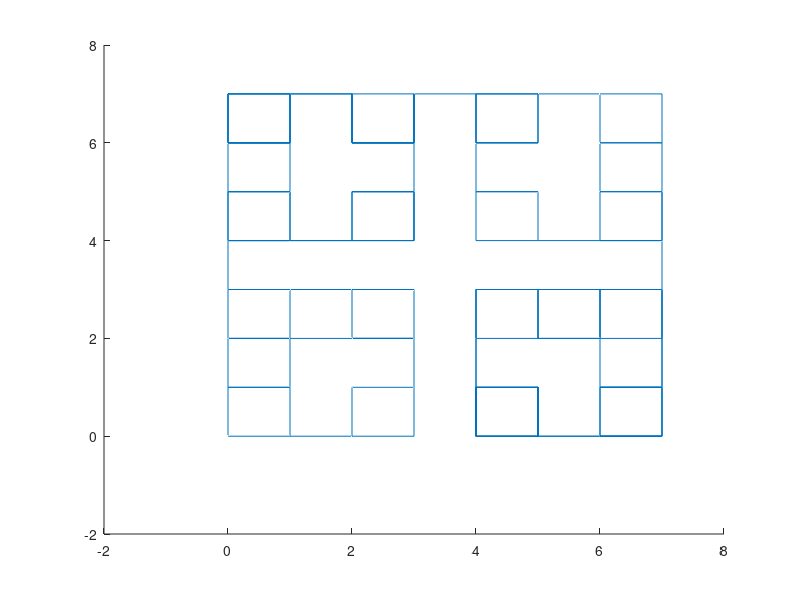

Recreate this plot in MATLAB.
clear all
clc

% DO NOT CHANGE THIS VALUES
a = 90.0;
xT = 0;
yT = 0;
zT = 0;
hT = [1 0 0];
lT = [0 1 0];
uT = [0 0 1];
a = a/180*pi ; % deg -> rad
length_F = 1;

% THESE MATRICES MUSTN'T BE CHANGED AS WELL
% rotation matrix R_U(a) 
Rum = [ cos(a)   sin(a)  0; ...
        -sin(a)  cos(a)  0; ...
        0        0       1];
       
Rup = [ cos(-a)   sin(-a)  0; ...
        -sin(-a)  cos(-a)  0; ...
        0         0        1];
       
% rotation matrix R_L(a) 
Rlp = [ cos(a)  0  -sin(a); ...
        0       1  0; ...
        sin(a)  0  cos(a)];
 
Rlm = [ cos(-a)  0  -sin(-a); ...
        0        1  0; ...
        sin(-a)  0  cos(-a)];
 
% rotation matrix R_H(-a)
Rhp = [ 1  0       0; ...   
        0  cos(a)  -sin(a); ...
        0  sin(a)  cos(a)];

Rhm = [ 1  0        0; ...   
        0  cos(-a)  -sin(-a); ...
        0  sin(-a)  cos(-a)];

% rotation matrix R_H(180)
Rbk = [ -1  0   0; ...
        0   -1  0; ...
        0   0   1];

%axiom = '^\F^\F-F^//F&F+//F-F/-/';
axiom = '^\^\^\XF^\XFX-F^//XFX&F+//XFX-F/X-/F^\^\XF^\XFX-F^//XFX&F+//XFX-F/X-/F^\XF^\XFX-F^//XFX&F+//XFX-F/X-/-F^//^\XF^\XFX-F^//XFX&F+//XFX-F/X-/F^\XF^\XFX-F^//XFX&F+//XFX-F/X-/&F+//^\XF^\XFX-F^//XFX&F+//XFX-F/X-/F^\XF^\XFX-F^//XFX&F+//XFX-F/X-/-F/^\XF^\XFX-F^//XFX&F+//XFX-F/X-/-/F^\^\^\XF^\XFX-F^//XFX&F+//XFX-F/X-/F^\^\XF^\XFX-F^//XFX&F+//XFX-F/X-/F^\XF^\XFX-F^//XFX&F+//XFX-F/X-/-F^//^\XF^\XFX-F^//XFX&F+//XFX-F/X-/F^\XF^\XFX-F^//XFX&F+//XFX-F/X-/&F+//^\XF^\XFX-F^//XFX&F+//XFX-F/X-/F^\XF^\XFX-F^//XFX&F+//XFX-F/X-/-F/^\XF^\XFX-F^//XFX&F+//XFX-F/X-/-/F^\^\XF^\XFX-F^//XFX&F+//XFX-F/X-/F^\^\XF^\XFX-F^//XFX&F+//XFX-F/X-/F^\XF^\XFX-F^//XFX&F+//XFX-F/X-/-F^//^\XF^\XFX-F^//XFX&F+//XFX-F/X-/F^\XF^\XFX-F^//XFX&F+//XFX-F/X-/&F+//^\XF^\XFX-F^//XFX&F+//XFX-F/X-/F^\XF^\XFX-F^//XFX&F+//XFX-F/X-/-F/^\XF^\XFX-F^//XFX&F+//XFX-F/X-/-/-F^//^\^\XF^\XFX-F^//XFX&F+//XFX-F/X-/F^\^\XF^\XFX-F^//XFX&F+//XFX-F/X-/F^\XF^\XFX-F^//XFX&F+//XFX-F/X-/-F^//^\XF^\XFX-F^//XFX&F+//XFX-F/X-/F^\XF^\XFX-F^//XFX&F+//XFX-F/X-/&F+//^\XF^\XFX-F^//XFX&F+//XFX-F/X-/F^\XF^\XFX-F^//XFX&F+//XFX-F/X-/-F/^\XF^\XFX-F^//XFX&F+//XFX-F/X-/-/F^\^\XF^\XFX-F^//XFX&F+//XFX-F/X-/F^\^\XF^\XFX-F^//XFX&F+//XFX-F/X-/F^\XF^\XFX-F^//XFX&F+//XFX-F/X-/-F^//^\XF^\XFX-F^//XFX&F+//XFX-F/X-/F^\XF^\XFX-F^//XFX&F+//XFX-F/X-/&F+//^\XF^\XFX-F^//XFX&F+//XFX-F/X-/F^\XF^\XFX-F^//XFX&F+//XFX-F/X-/-F/^\XF^\XFX-F^//XFX&F+//XFX-F/X-/-/&F+//^\^\XF^\XFX-F^//XFX&F+//XFX-F/X-/F^\^\XF^\XFX-F^//XFX&F+//XFX-F/X-/F^\XF^\XFX-F^//XFX&F+//XFX-F/X-/-F^//^\XF^\XFX-F^//XFX&F+//XFX-F/X-/F^\XF^\XFX-F^//XFX&F+//XFX-F/X-/&F+//^\XF^\XFX-F^//XFX&F+//XFX-F/X-/F^\XF^\XFX-F^//XFX&F+//XFX-F/X-/-F/^\XF^\XFX-F^//XFX&F+//XFX-F/X-/-/F^\^\XF^\XFX-F^//XFX&F+//XFX-F/X-/F^\^\XF^\XFX-F^//XFX&F+//XFX-F/X-/F^\XF^\XFX-F^//XFX&F+//XFX-F/X-/-F^//^\XF^\XFX-F^//XFX&F+//XFX-F/X-/F^\XF^\XFX-F^//XFX&F+//XFX-F/X-/&F+//^\XF^\XFX-F^//XFX&F+//XFX-F/X-/F^\XF^\XFX-F^//XFX&F+//XFX-F/X-/-F/^\XF^\XFX-F^//XFX&F+//XFX-F/X-/-/-F/^\^\XF^\XFX-F^//XFX&F+//XFX-F/X-/F^\^\XF^\XFX-F^//XFX&F+//XFX-F/X-/F^\XF^\XFX-F^//XFX&F+//XFX-F/X-/-F^//^\XF^\XFX-F^//XFX&F+//XFX-F/X-/F^\XF^\XFX-F^//XFX&F+//XFX-F/X-/&F+//^\XF^\XFX-F^//XFX&F+//XFX-F/X-/F^\XF^\XFX-F^//XFX&F+//XFX-F/X-/-F/^\XF^\XFX-F^//XFX&F+//XFX-F/X-/-/-/';

figure(1)
hold on
for i = 1:length(axiom)
    cmdT = axiom(i);
    switch cmdT
    case 'F'
        % how to plot a 'F' line
        newxT = xT + length_F*hT(1);
        newyT = yT + length_F*lT(1);
        newzT = zT + length_F*uT(1);
        line([xT newxT],[yT newyT],[zT newzT]);
        xT = newxT;
        yT = newyT;
        zT = newzT;
    case '+'
        % rotate anticlockwise
        hT = hT * Rup;
        lT = lT * Rup;
        uT = uT * Rup;
    case '-'
        % rotate clockwise
        hT = hT * Rum;
        lT = lT * Rum;
        uT = uT * Rum;
    case '&'
        % grade downwards
        hT = hT * Rlp;
        lT = lT * Rlp;
        uT = uT * Rlp;
    case '^'
        % grade upwards
        hT = hT * Rlm;
        lT = lT * Rlm;
        uT = uT * Rlm;
    case '\'
        % roll anticlockwise
        hT = hT * Rhp;
        lT = lT * Rhp;
        uT = uT * Rhp;
    case '/'
        % roll clockwise
        hT = hT * Rhm;
        lT = lT * Rhm;
        uT = uT * Rhm;
    case '|'
        % turn around
        hT = hT * Rbk;
        lT = lT * Rbk;
        uT = uT * Rbk;
    end
end
rotate3d on;